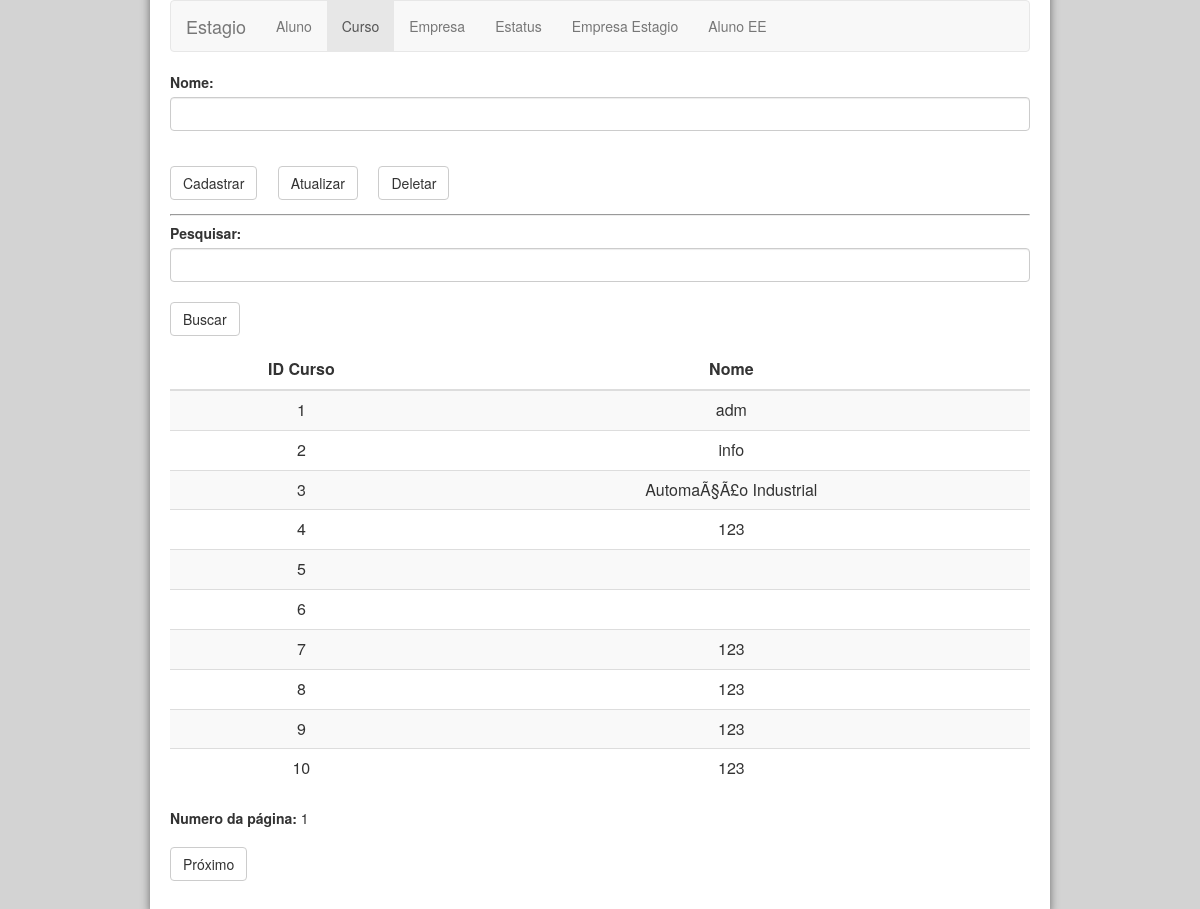
Page /curso.php on the committed database.
### tables this page shows
CREATE TABLE `curso` (
  `id_curso` int(11) NOT NULL,
  `nome` text NOT NULL
);

### _classe/tabela.php (the view, shortened to what this page needs)
<?php
	class tabela {
		function insere_linha ($numero1) {
			echo "<tr onclick = 'recolher($numero1)'>";
		}
		function fecha_linha () {
			echo '</tr>';
		}
		function insere_coluna ($mens, $numero1, $numero2) {
		    echo '<td  id = coluna_'.$numero1.'_'.$numero2.'>';
            echo $mens;
		    echo '</td>';
		}
	}
?>

### curso.php (shortened to what this page needs)
<?php
	include_once("php_action/conexao.php");
	require "_classe/tabela.php";
	$tabela = new Tabela;
	$pag = 0;
	if (isset($_POST["busca"])) {
		$pesquisa = $_POST["busca"];
	} else {
		$pesquisa = "";
	}
?>
<html>
	<head>
		<link rel="stylesheet" href="_css/bootstrap.min.css">
		<link rel="stylesheet" href="_css/geral.css">
		<link href="_classe/select2.min.css" rel="stylesheet" />
	</head>
	<body id="tudo">
		<div id="interface">
		<header id="cabecalho">
			<nav class="navbar navbar-default">
			  	<div class="container-fluid">
				    <div class="navbar-header">
				    	<a class="navbar-brand" href="#">Estagio</a>
				    </div>
					<ul class="nav navbar-nav">
						<li><a href="index.php">Aluno</a></li>
						<li class="active"><a href="curso.php">Curso</a></li>
						<li><a href="empresa.php">Empresa</a></li>
						<li><a href="estatus.php">Estatus</a></li>
						<li><a href="empresa-estagio.php">Empresa Estagio</a></li>
						<li><a href="aluno-empresa-estagio.php">Aluno EE</a></li>
					</ul>
				</div>
			</nav>
		</header>
			<div id="pegarInfo">
				<form id ="form" action="php_action/processaCurso.php" method="POST">
					<div class="form-group">
						<label for="nome">Nome:</label>
						<input id = "nome" class="form-control" type="text" name="nome">
					</div>
					<input id="hidden_id_curso" type="hidden" name="id_curso"></td><br>
					<table id="button">
						<tr>
							<td><input name="action" class="btn btn-default" type="button" value="Cadastrar" onclick="confirmacao('Cad')"/>&ensp; &ensp;</td>
							<td><input name="action" class="btn btn-default" type="button" value="Atualizar" onclick="confirmacao('Atualizar')"/>&ensp; &ensp;</td>
							<td><input name="action" class="btn btn-default" type="button" value="Deletar" onclick="confirmacao('Del')"/></td>
						</tr>
					</table>
				</form>
			</div>
			<hr/>
			<form action="curso.php" method="POST">
				<label>Pesquisar:</label>
				<input type="text" class="form-control" id="busca" name="busca"/><br/>
				<input type="submit" class="btn btn-default" name="action" value="Buscar"/>
			</form>
			<div id="mostrarInfo">
				<object>
					<table class='table table-striped' id='tabela'>
						<thead>
							<tr>
								<th>ID Curso</th>
								<th>Nome</th>
							</tr>
						</thead>
					<?php
						if($pesquisa == ""){
							$base = $pag * 10;
							$result_curso = "SELECT * FROM curso LIMIT $base, 10";
							$sql_count = "SELECT COUNT(*) FROM curso";
							$resultado_curso = mysqli_query($conn, $result_curso);
							$resultado_count = mysqli_query($conn, $sql_count);
							$contador_total = intval(mysqli_fetch_array($resultado_count)[0]);
							$num_pages = $contador_total % 10? intval($contador_total/10)+1 : $contador_total/10;
							$contador = 0;
							while ($campo=mysqli_fetch_array($resultado_curso)){
							    $tabela->insere_linha($contador);
							    $tabela->insere_coluna($campo["id_curso"],$contador,0);
							    $tabela->insere_coluna($campo["nome"],$contador,1);
							    $tabela->fecha_linha();
							    $contador++;
							}
						}
					?>
					</table>
					<div>
						<?php
							echo "<label>Numero da página:</label> " . ($pag + 1);?>
						<?php
							$pag -= 1;
					?>
					<form action="curso.php" method="POST">
						<?php
							$pag += 2;
							if ($pag!= $num_pages) {
								echo "<input id='proximo' class='btn btn-default' type='submit' value='Próximo' name='proximo'></input>";
							}
						?>
					</form>
					</div>
				</object>
			</div>
		</div>
	</body>
</html>

### _css/geral.css (style rules this page uses)
body#tudo { background-color: lightgrey; }
div#interface { width: 900px; background-color: white; margin: -20px auto 10px auto; box-shadow: 0px 0px 10px rgba(0,0,0,0.5); padding: 20px; border-radius: 5px 5px 5px 5px; }
table#tabela, table#tabela th { text-align: center; }
hr { display: block; margin-top: 0.5em; margin-bottom: 0.5em; margin-left: auto; margin-right: auto; border-style: inset; border-width: 1px; }

### rows in the picture
curso: id_curso "1 adm"
curso: id_curso "2 info"
curso: id_curso "3 AutomaÃ§Ã£o Industrial"
curso: id_curso "4 123"
curso: id_curso "5"
curso: id_curso "6"
curso: id_curso "7 123"
curso: id_curso "8 123"
curso: id_curso "9 123"
curso: id_curso "10 123"

### other values in the picture
$pag + 1 "1"
